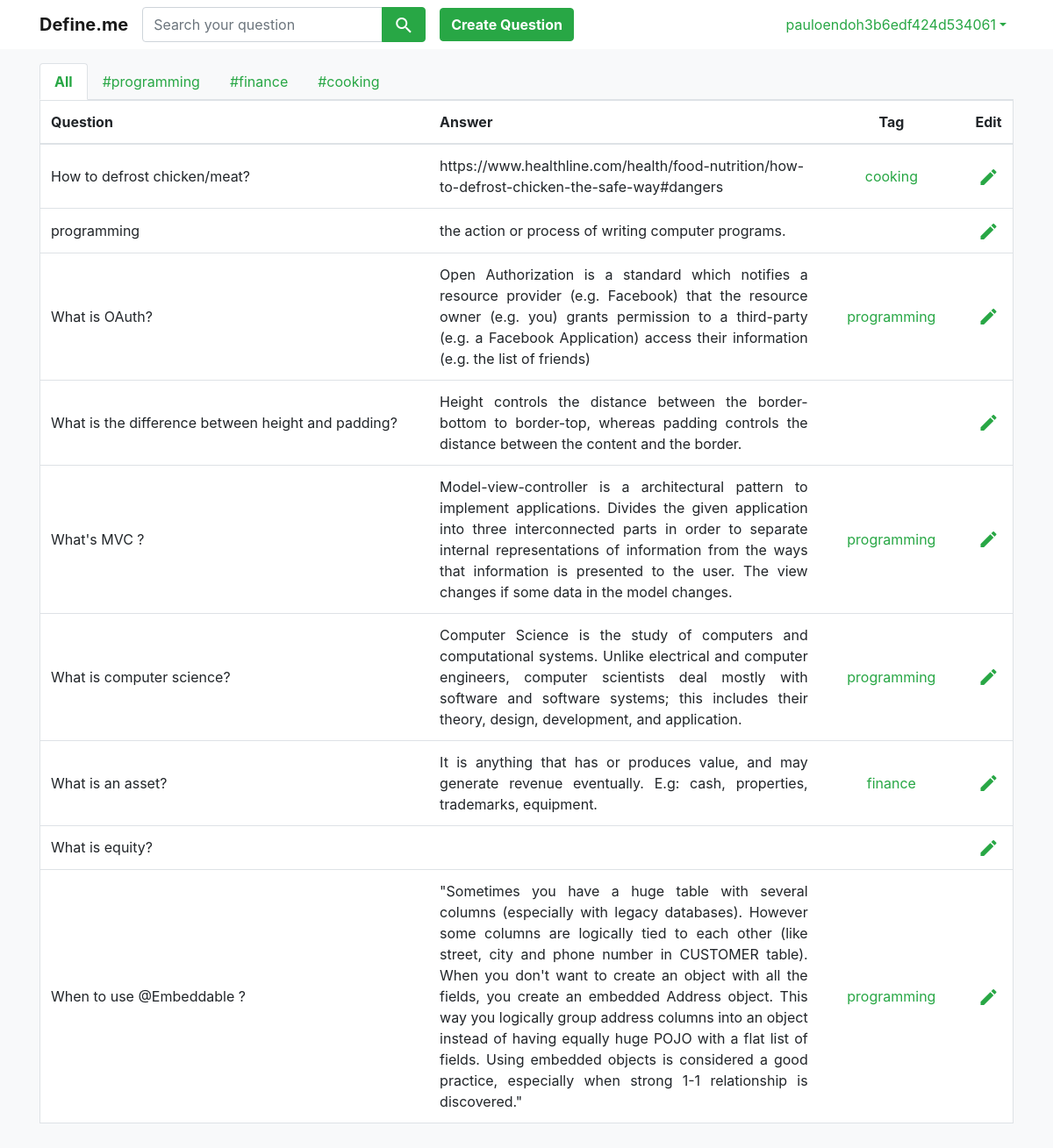
The page / (signed in) on the database as committed earlier.
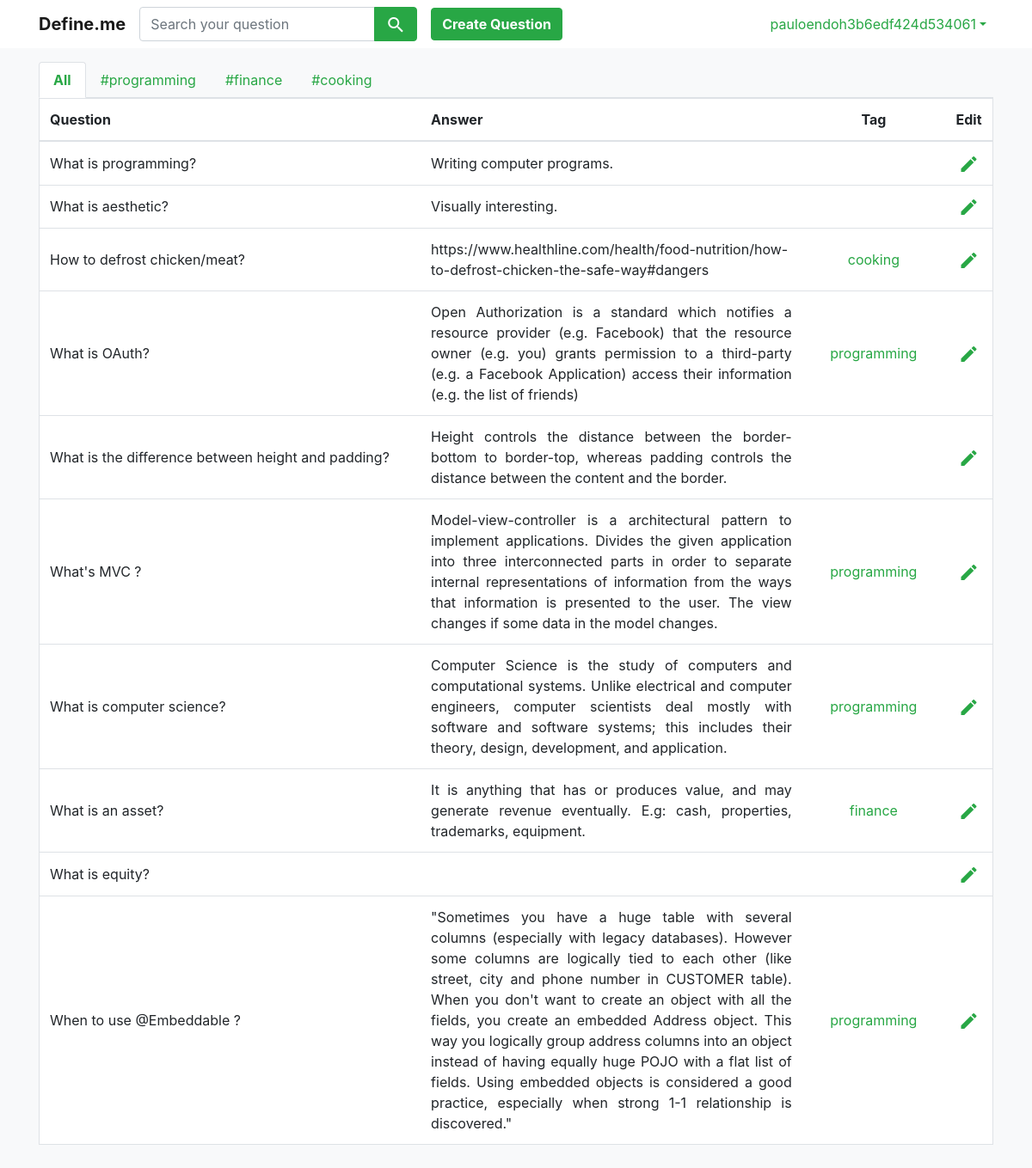
The same page on the database as committed later.
### core/models.py (models this page shows)
class Question(models.Model):
    user = models.ForeignKey(User, on_delete=models.CASCADE)
    q = models.TextField(null=False)
    a = models.TextField(null=True, blank=True)
    tag = models.CharField(max_length=20, null=True, blank=True)
    created_at = models.DateTimeField(auto_now_add=True)
    updated_at = models.DateTimeField(auto_now=True)
    class Meta:
        ordering = ['updated_at', 'tag']

### core/views.py (the view, shortened to what this page needs)
# urls.py: path('', views.home, name='home'),
def home(request):
    if request.user.is_authenticated:
        tag_list = get_tag_list(request)
        question_list = get_question_list(request)
        return render(request, "home.html", {"tag_list": tag_list, "question_list": question_list})

### core/functions.py (called while the page is built)
def get_tag_list(request):
    user = request.user
    tag_list = Question.objects.filter(user=user).order_by().values('tag').distinct()
    return tag_list

def get_question_list(request):
    user = request.user
    if request.GET.get('tag'):
        active_tag = request.GET.get('tag')
        question_list = Question.objects.filter(user=user, tag=active_tag).order_by('-updated_at')
    else:
        question_list = Question.objects.filter(user=user).order_by('-updated_at')
    return question_list

### core/templates/home.html (shortened to what this page needs)
{% extends 'base.html' %}
{% load staticfiles %}
{% block content %}
{% if question_list %}
<div class="pt-3 pb-3 container rounded-right rounded-bottom">
    <ul class="nav nav-tabs">
        <li class="nav-item">
            <a class="nav-link text-success {% ifequal request.GET.tag None %}font-weight-bold active {% endifequal %}"
               href="{% url 'home' %}">All</a>
        </li>
        {% for tag in tag_list %}
        {% if tag.tag %}
        <li class="nav-item">
            <a class="nav-link text-success {% ifequal request.GET.tag tag.tag %}font-weight-bold active{% endifequal %}"
               href="{%  url 'home' %}?tag={{tag.tag}}">#{{ tag.tag }}</a>
        </li>
        {% endif %}
        {% endfor%}
    </ul>
    {% include 'question_table.html' %}
</div>
{% endif %}
{% endblock %}

### core/templates/base.html (shortened to what this page needs)
{% load staticfiles %}
<!DOCTYPE html>
<html lang="en">
<head>
    <link rel="stylesheet" href="{% static 'styles/bootstrap.css' %}">
    <link href="{% static 'styles/main.css' %}" rel="stylesheet">
</head>
<body class="bg-light">
{% if request.user.is_authenticated %}
<nav class="navbar navbar-expand-sm bg-white navbar-light">
    <div class="container">
        <ul class="navbar-nav">
            <li class="nav-item">
                <a class="navbar-brand font-weight-bold" href="{% url 'home' %}">Define.me</a>
            </li>
            <li class="nav-item">
                <form method="get" action="{% url 'search_question' %}">
                    <div class="input-group">
                        <input type="text" class="form-control" name="q" placeholder="Search your question"
                               />
                        <div class="input-group-append">
                            <button class="btn btn-success"><i class="material-icons align-middle">search</i></button>
                        </div>
                    </div>
                </form>
            </li>
            <div class="pl-3 align-self-center">
                <a class="" href="{% url 'create_question' %}">
                    <button type="button" class="btn btn-success rounded font-weight-bold">Create Question</button>
                </a>
            </div>
        </ul>
        <ul class="navbar-nav">
            <li class="nav-item dropdown">
                <a class="nav-link dropdown-toggle text-success" href="#" id="navbardrop"
                   data-toggle="dropdown">{{ request.user.username }}</a>
            </li>
        </ul>
    </div>
</nav>
{% endif %}
{% block content %}{% endblock %}
</body>
</html>

### core/templates/question_table.html
    <table class="table border bg-white  ">
    <thead>
    <tr>
        <th class="align-middle" style="width: 40%;">Question</th>
        <th class="align-middle" style="width: 40%;">Answer</th>
        <th class="text-center align-middle" style="width:15%;">Tag</th>
        <th class="text-center align-middle" style="width:5%;">Edit</th>
    </tr>
    </thead>
    {% for question in question_list %}
    <tr>
        <td class="align-middle text-justify">
            {{ question.q }}
        </td>
        <td class="align-middle text-justify answer-cell">
            {{ question.a }}
        </td>
        <td class="text-center align-middle">
            {% if question.tag %}
            <a class="text-success" href="{% url 'home' %}?tag={{question.tag}}">
                {{ question.tag }}
            </a>
            {% endif %}
        </td>
        <td class="text-center align-middle">
            <a href="{% url 'edit_question' question.id %}">
                <i class="material-icons align-middle text-success">edit</i>
            </a>
        </td>
    </tr>
    {% endfor %}
</table>

Rows that differ between the two databases and show on the page:
changed Question: q "programming" → "What is programming?"; a "the action or process of writing computer programs." → "Writing computer programs."; moves up the list
added Question: q "What is aesthetic?", a "Visually interesting."
